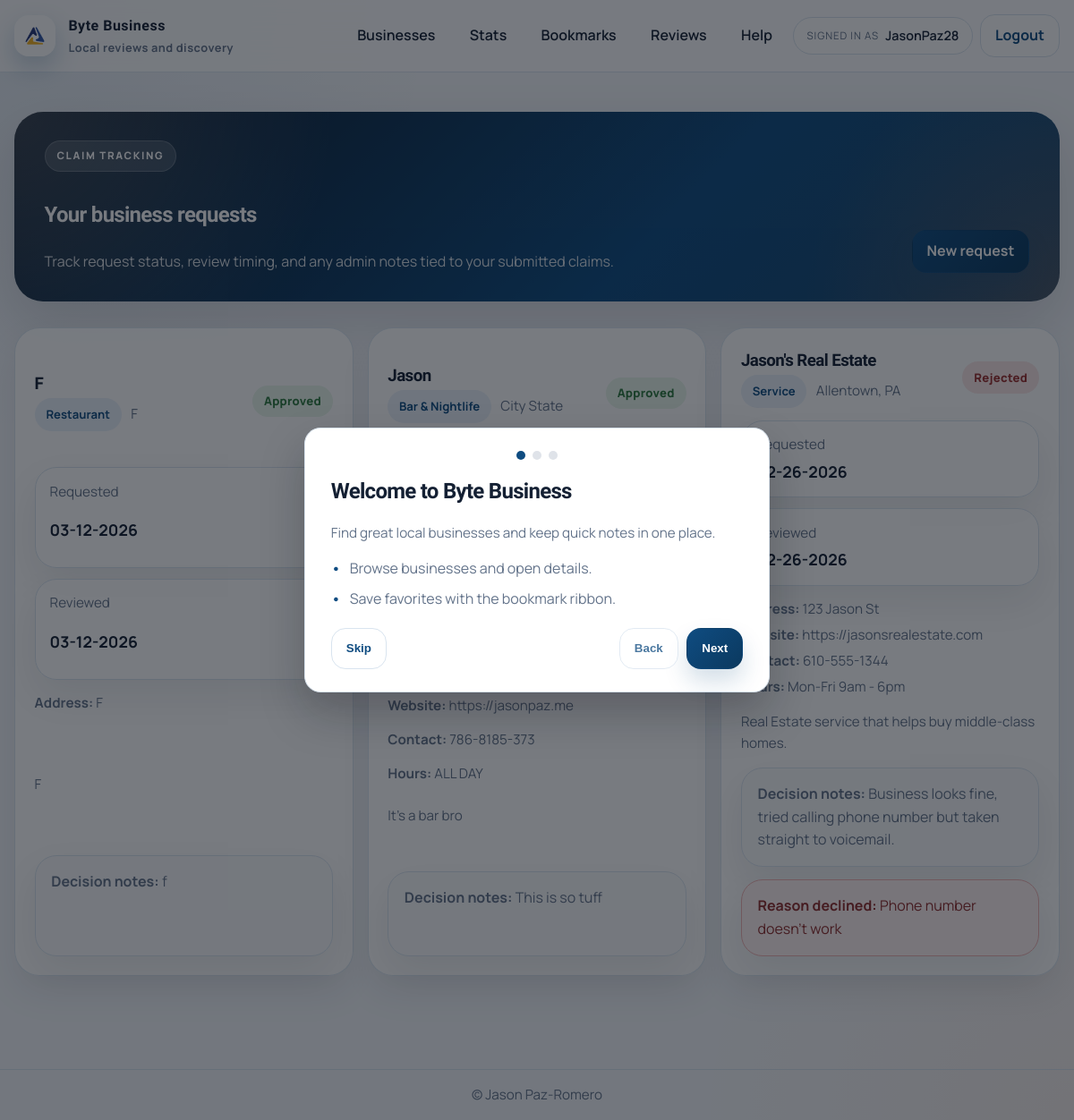
/business-requests (signed in), run on the app's committed database.
### app/models.py (models this page shows)
class User(db.Model, UserMixin):
    id = db.Column(db.Integer, primary_key=True)
    username = db.Column(db.String(150), unique=True, nullable=False)
    email = db.Column(db.String(150), unique=True, nullable=False)
    password = db.Column(db.String(256), nullable=False)
    created_at = db.Column(db.DateTime, default=datetime.utcnow)
    is_verified = db.Column(db.Boolean, default=False)
    verified_at = db.Column(db.DateTime, default=None)
    last_verification_email_sent_at = db.Column(db.DateTime, default=None)
    is_admin = db.Column(db.Boolean, default=False)
    is_active = db.Column(db.Boolean, default=True)
    bookmarks = db.relationship("BookMark", back_populates="user", cascade="all, delete-orphan")
    reviews = db.relationship("Review", back_populates="user", cascade="all, delete-orphan")
    redeemed_deals = db.relationship("RedeemDeal", back_populates="user", cascade="all, delete-orphan")
    business_requests = db.relationship("BusinessRequest", back_populates="user", cascade="all, delete-orphan")
    review_likes = db.relationship("ReviewLike", back_populates="user", cascade="all, delete-orphan")

class BusinessRequest(db.Model):
    id = db.Column(db.Integer, primary_key=True)
    user_id = db.Column(db.Integer, db.ForeignKey('user.id'), nullable=False)
    business_name = db.Column(db.String(200), nullable=False)
    location = db.Column(db.String(200), nullable=False)
    address = db.Column(db.String(300), nullable=False)
    category = db.Column(db.String(100), nullable=False)
    logo_url = db.Column(db.String(300), nullable=True)
    description = db.Column(db.Text, nullable=True)
    created_at = db.Column(db.DateTime, default=datetime.utcnow)
    website = db.Column(db.String(300), nullable=True)
    contact = db.Column(db.String(50), nullable=True)
    hours = db.Column(db.String(200), nullable=True)
    is_active = db.Column(db.Boolean, default=True)
    decision_notes = db.Column(db.Text, nullable=True)
    reviewed_at = db.Column(db.DateTime, default=None)
    reason_declined = db.Column(db.Text, nullable=True)
    user = db.relationship("User", back_populates="business_requests")

### app/routes.py (the view)
@main_bp.route("/business-requests", methods=["GET"])
@login_required
def user_business_requests():
    requests = BusinessRequest.query.filter_by(user_id=current_user.id).order_by(BusinessRequest.created_at.desc()).all()
    return render_template("user_business_requests.html", requests=requests)

### app/auth_routes.py (called while the page is built)
@login_manager.user_loader
def load_user(user_id):
    return User.query.get(int(user_id))

### app/templates/user_business_requests.html (shortened to what this page needs)
{% extends "base.html" %}
{% block content %}
<div class="page-shell">
  <div class="container">
    <section class="hero-panel hero-panel-compact fade-up">
      <div class="hero-panel-copy">
        <span class="section-kicker">Claim tracking</span>
        <h1>Your business requests</h1>
        <p>Track request status, review timing, and any admin notes tied to your submitted claims.</p>
      </div>
      <div class="page-actions">
        <a class="button" href="{{ url_for('main.create_business_request') }}">New request</a>
      </div>
    </section>
    <section class="section fade-up">
      {% if requests and requests|length > 0 %}
      <div class="surface-grid surface-grid--2">
        {% for req in requests %}
        {% set requested_on = req.created_at.strftime('%m-%d-%Y') if req.created_at else '—' %}
        {% set reviewed_on = req.reviewed_at.strftime('%m-%d-%Y') if req.reviewed_at else 'Not reviewed yet' %}
        {% set is_reviewed = (not req.is_active) and req.reviewed_at %}
        {% set is_rejected = is_reviewed and req.reason_declined %}
        {% set status_label = 'Pending' if req.is_active else ('Rejected' if is_rejected else 'Approved') %}
        {% set status_class = 'pending' if req.is_active else ('rejected' if is_rejected else 'approved') %}
        <article class="surface-card request-card-modern">
          <div class="toolbar-split">
            <div>
              <h3>{{ req.business_name }}</h3>
              <div class="business-meta">
                <span class="metric-chip">{{ req.category }}</span>
                <span class="muted">{{ req.location }}</span>
              </div>
            </div>
            <span class="status-pill {{ status_class }}">{{ status_label }}</span>
          </div>
          <div class="info-grid">
            <div class="stat">
              <span class="muted">Requested</span>
              <strong>{{ requested_on }}</strong>
            </div>
            <div class="stat">
              <span class="muted">Reviewed</span>
              <strong>{{ reviewed_on }}</strong>
            </div>
          </div>
          <div class="request-meta-list">
            <p class="muted"><strong>Address:</strong> {{ req.address }}</p>
            {% if req.website %}<p class="muted"><strong>Website:</strong> {{ req.website }}</p>{% endif %}
            {% if req.contact %}<p class="muted"><strong>Contact:</strong> {{ req.contact }}</p>{% endif %}
            {% if req.hours %}<p class="muted"><strong>Hours:</strong> {{ req.hours }}</p>{% endif %}
          </div>
          {% if req.description %}
          <p class="muted">{{ req.description }}</p>
          {% endif %}
          {% if req.decision_notes %}
          <div class="note"><strong>Decision notes:</strong> {{ req.decision_notes }}</div>
          {% endif %}
          {% if is_rejected and req.reason_declined %}
          <div class="note note-danger"><strong>Reason declined:</strong> {{ req.reason_declined }}</div>
          {% elif req.is_active %}
          <p class="muted">Your request is still under review.</p>
          {% endif %}
        </article>
        {% endfor %}
      </div>
      {% else %}
      <div class="empty-state-modern">
        <h3>No requests yet</h3>
        <p class="muted">You have not submitted a business request yet.</p>
        <a class="button" href="{{ url_for('main.create_business_request') }}">Create your first request</a>
      </div>
      {% endif %}
    </section>
  </div>
</div>
{% endblock %}

### app/templates/base.html (shortened to what this page needs)
<!doctype html>
<html lang="en">
<head>
  <link rel="stylesheet" href="{{ url_for('static', filename='styles.css') }}">
</head>
<body>
  <header class="site-header">
    <div class="container nav-shell">
      <a class="brand" href="{{ url_for('main.home') }}">
        <span class="brand-mark" aria-hidden="true">
          <img src="{{ url_for('static', filename='FBLA-Symbol.png') }}" alt="">
        </span>
        <span class="brand-copy">
          <span class="brand-name">Byte Business</span>
          <span class="brand-tagline">Local reviews and discovery</span>
        </span>
      </a>
      <nav class="nav-desktop" aria-label="Primary">
        {% if current_user.is_authenticated %}
        <a class="nav-link" href="{{ url_for('main.list_businesses') }}">Businesses</a>
        <a class="nav-link" href="{{ url_for('main.stats') }}">Stats</a>
        <a class="nav-link" href="{{ url_for('bookmarks.view_bookmarks') }}">Bookmarks</a>
        <a class="nav-link" href="{{ url_for('main.reviews') }}">Reviews</a>
        <a class="nav-link" href="{{ url_for('main.help') }}">Help</a>
        <div class="nav-user">
          <span class="nav-user-label">Signed in as</span>
          <span class="nav-user-name">{{ current_user.username }}</span>
        </div>
        <a class="button subtle" href="{{ url_for('auth.logout') }}">Logout</a>
        {% else %}
        <a class="nav-link" href="{{ url_for('main.home') }}">Home</a>
        <a class="nav-link" href="{{ url_for('main.list_businesses') }}">Businesses</a>
        <a class="nav-link" href="{{ url_for('auth.login') }}">Login</a>
        <a class="button" href="{{ url_for('auth.register') }}">Register</a>
        {% endif %}
      </nav>
    </div>
  </header>
  <main class="page">
    {% block content %}{% endblock %}
  </main>
  <div class="onboarding" data-onboarding hidden>
    <div class="onboarding-card" role="dialog" aria-modal="true" aria-labelledby="onboarding-title">
      <div class="onboarding-progress" aria-hidden="true">
        <span class="onboarding-dot is-active" data-dot></span>
        <span class="onboarding-dot" data-dot></span>
        <span class="onboarding-dot" data-dot></span>
      </div>
      <div class="onboarding-slide is-active" data-slide="0">
        <h2 id="onboarding-title">Welcome to Byte Business</h2>
        <p class="muted">Find great local businesses and keep quick notes in one place.</p>
        <ul class="list">
          <li>Browse businesses and open details.</li>
          <li>Save favorites with the bookmark ribbon.</li>
        </ul>
      </div>
      <div class="onboarding-actions">
        <button class="button subtle" type="button" data-skip>Skip</button>
        <div class="onboarding-nav">
          <button class="button subtle" type="button" data-back disabled>Back</button>
          <button class="button" type="button" data-next>Next</button>
        </div>
      </div>
    </div>
  </div>
  <footer class="site-footer">
    <div class="container footer-inner">
      <span>&copy; Jason Paz-Romero</span>
    </div>
  </footer>
</body>
</html>

### data on the page
User: username "JasonPaz28"
BusinessRequest: business_name "F", category "Restaurant", location "F", status_label "Approved", requested_on "03-12-2026", reviewed_on "03-12-2026", address "F", description "F", decision_notes "f"
BusinessRequest: business_name "Jason", category "Bar & Nightlife", location "City State", status_label "Approved", website "https://jasonpaz.me", contact "786-8185-373", hours "ALL DAY", description "It's a bar bro", decision_notes "This is so tuff"
BusinessRequest: business_name "Jason's Real Estate", category "Service", location "Allentown, PA", status_label "Rejected", requested_on "02-26-2026", reviewed_on "02-26-2026", address "123 Jason St", website "https://jasonsrealestate.com", contact "610-555-1344", hours "Mon-Fri 9am - 6pm", description "Real Estate service that helps buy middle-class homes.", decision_notes "Business looks fine, tried calling phone number but taken straight to voicemail.", reason_declined "Phone number doesn't work"
